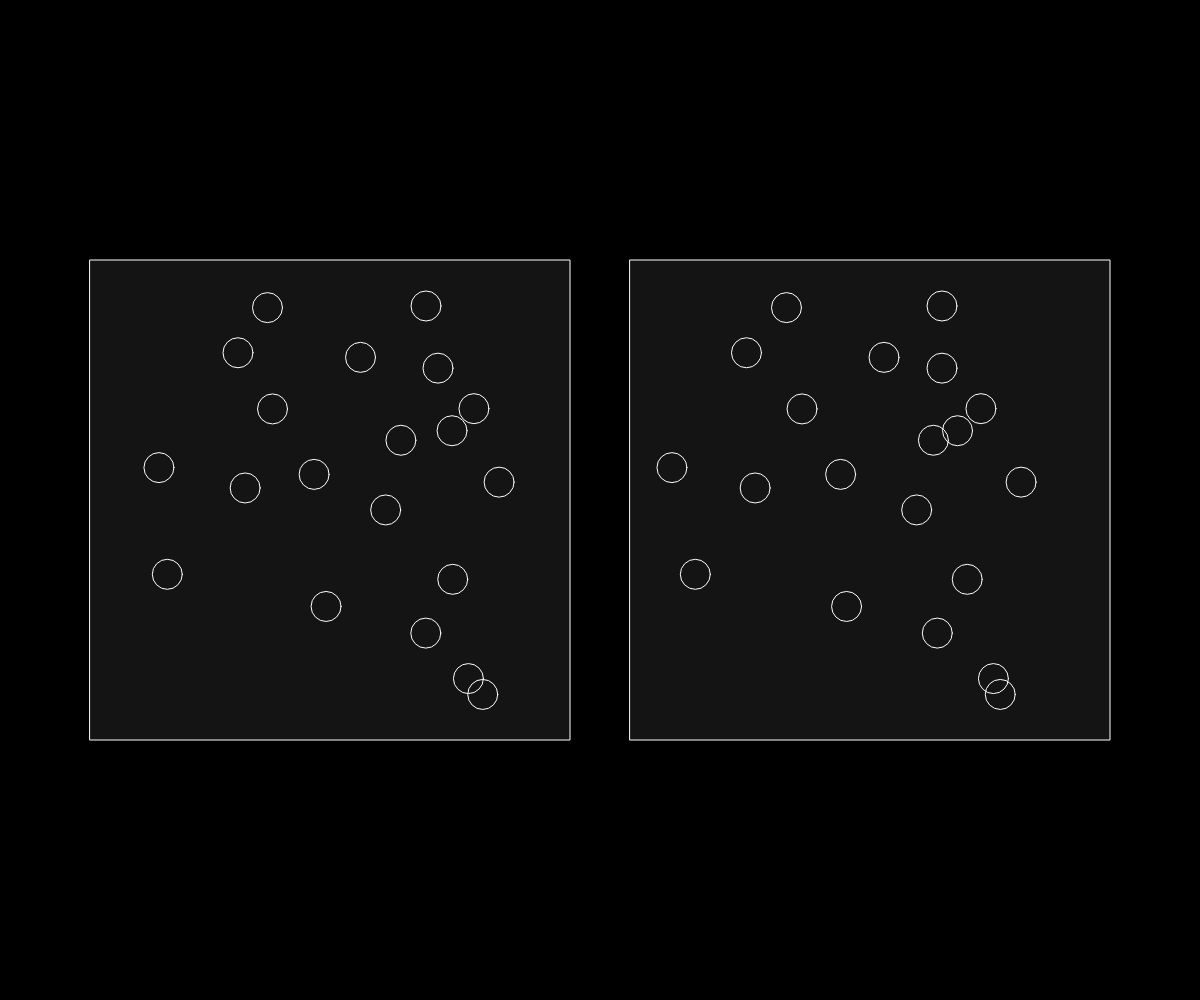
Frame 1 (no input)
Frame 60 (no input): identical to frame 1, image omitted
Frame 120 (the mouse pressed at the canvas centre since frame 60): identical to frame 1, image omitted

The p5.js sketch that drew this single still picture (run headless with seeded random() and noise() and a simulated clock; from frame 60 on, the mouse is pressed at the canvas centre):

// p5.js sketch
// ── sketch.js
let n = 20;

let painting;

let offset;
let seperation;
let size;


function setup() {
  createCanvas(windowWidth,windowHeight);

	//noStroke();
	stroke(255);
	size = 30;
	offset = 30;
	seperation = width*0.2;

	painting = new Painting(width*0.4,width*0.4,n);

// 	background(0);
// 	painting.display( seperation,offset);
// 	painting.display(-seperation,-offset);

}

function draw(){
	let off = 30;//map(sin(frameCount/50),-1,1,0,offset);
	background(0);
	painting.display( seperation,off);
	painting.display(-seperation,-off);

}


function Painting(W,H,N){
	this.w = W;
	this.h = H;

	this.gum = [];

	for(i=0;i<n;i++){
			let depth = map(i,0,n,0.4,0.9);
			let x = random(-this.w/2+offset,this.w/2-offset);
			let y = random(-this.h/2+size/2,this.h/2-size/2);
			this.gum.push( new SpaceGum(x,y,depth));
	}

	this.display = function(SEP,OFF){
		
		push();
		translate(width/2+SEP,height/2);
		fill(20);
 		rect(-this.w/2+OFF,-this.h/2,this.w,this.h);
	  for(i=0;i<n;i++){
			this.gum[i].display(OFF);
		}
		pop();
	}
}

function SpaceGum(X,Y,Z){
	this.z = Z;
	this.x = X;
	this.y = Y;
	this.s = size*this.z;
	this.f = map(this.z,0,1,30,200);

	this.display = function(OFF){
		//fill(this.f);
		noFill();
		ellipse(this.x+(OFF*this.z),this.y,size,size);//this.s,this.s);
	}
}
